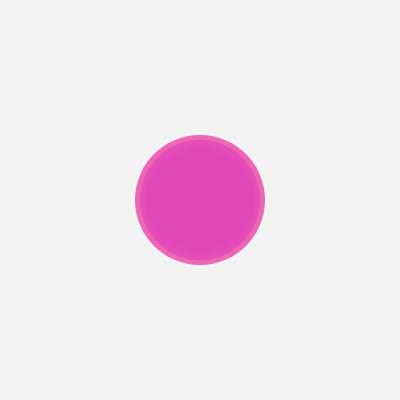
Frame 1 (no input)
Frame 60 (no input): identical to frame 1, image omitted
Frame 120 (the mouse pressed at the canvas centre since frame 60): identical to frame 1, image omitted

The p5.js sketch that drew this single still picture (run headless with seeded random() and noise() and a simulated clock; from frame 60 on, the mouse is pressed at the canvas centre):

// p5.js sketch
// ── sketch.js
function setup() {
  createCanvas(400, 400); // 正方形のキャンバス
  colorMode(HSL, 360, 100, 100, 1); // HSLモードを指定
  noStroke(); // 輪郭線を非表示
}

function draw() {
  background(0, 0, 95); // 薄いグレーの背景

  for (let i = 0; i < 10; i++) {
    const hue = i * 36; // 色相をずらす
    fill(hue, 80, 60, 0.8); // 彩度80、明度60、透明度0.8
    circle(200, 200, 40 + i * 10); // 同心円を描く
  }
}
